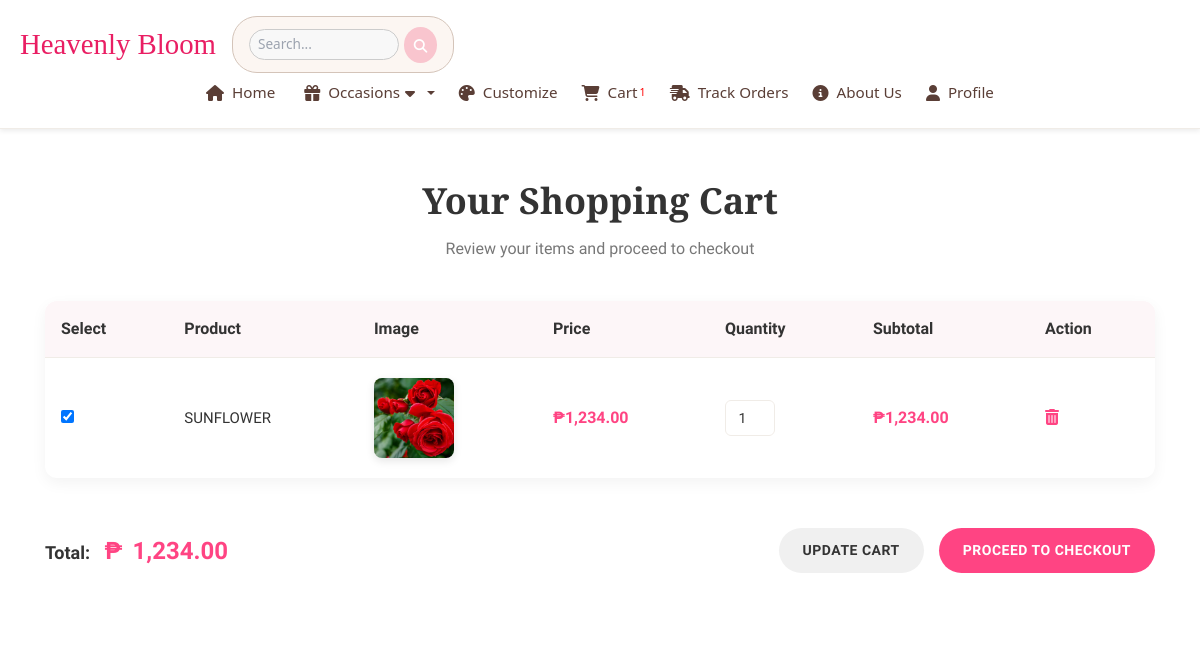
The app's page /cart.php (signed in) with its own data.
### tables this page shows
CREATE TABLE `cart` (
  `cart_id` int(11) NOT NULL,
  `user_id` int(11) NOT NULL,
  `product_id` int(11) NOT NULL,
  `product_name` varchar(255) NOT NULL,
  `product_price` decimal(10,2) NOT NULL,
  `product_image` varchar(255) DEFAULT NULL,
  `quantity` int(11) DEFAULT 1,
  `added_at` timestamp NOT NULL DEFAULT current_timestamp(),
  `is_customized` tinyint(1) DEFAULT 0,
  `ribbon_color_id` int(11) DEFAULT NULL,
  `ribbon_color_name` varchar(255) DEFAULT NULL,
  `ribbon_color_price` decimal(10,2) DEFAULT NULL,
  `wrapper_color_id` int(11) DEFAULT NULL,
  `wrapper_color_name` varchar(255) DEFAULT NULL,
  `wrapper_color_price` decimal(10,2) DEFAULT NULL,
  `customer_message` text DEFAULT NULL,
  `addons` longtext DEFAULT NULL CHECK (json_valid(`addons`))
);

### cart.php (the view, shortened to what this page needs)
<?php
include 'db_connection.php';
$userId = $_SESSION['user_id'];
$stmt = $conn->prepare("SELECT product_id, product_name, product_image, product_price, quantity, is_customized,
    ribbon_color_id, ribbon_color_name, ribbon_color_price,
    wrapper_color_id, wrapper_color_name, wrapper_color_price,
    customer_message, addons
    FROM cart
    WHERE user_id = ?
");
$stmt->bind_param("i", $userId);
$stmt->execute();
$result = $stmt->get_result();
$cartItems = [];
$total = 0;
while ($row = $result->fetch_assoc()) {
    $row['subtotal'] = $row['product_price'] * $row['quantity'];
    $total += $row['subtotal'];
    $cartItems[] = $row;
}
?>
<!DOCTYPE html>
<html lang="en">
<head>
    <link rel="stylesheet" href="https://cdnjs.cloudflare.com/ajax/libs/font-awesome/6.5.0/css/all.min.css">
    <link rel="stylesheet" type="text/css" href="assets/css/bootstrap.min.css">
    <link rel="stylesheet" type="text/css" href="assets/css/font-awesome.css">
    <link rel="stylesheet" href="assets/css/templatemo-softy-pinko.css">
    <link rel="stylesheet" href="home.css">
</head>
<body>
    <?php include 'navi.php'; ?>
    <section class="cart-section">
        <div class="cart-container">
            <div class="section-heading">
                <h2>Your Shopping Cart</h2>
                <p>Review your items and proceed to checkout</p>
            </div>
            <form method="POST" action="cart.php" id="cart-form">
                <?php if (empty($cartItems)): ?>
                    <div class="empty-cart">
                        <div class="empty-cart-icon">
                            <i class="fas fa-shopping-cart"></i>
                        </div>
                        <p class="empty-cart-message">Your cart is currently empty. Perhaps some beautiful blooms are calling your name?</p>
                        <a href="homepage.php" class="continue-shopping-btn">Continue Shopping</a>
                    </div>
                <?php else: ?>
                    <table class="cart-table">
                        <thead>
                            <tr>
                                <th>Select</th>
                                <th>Product</th>
                                <th>Image</th>
                                <th>Price</th>
                                <th>Quantity</th>
                                <th>Subtotal</th>
                                <th>Action</th>
                            </tr>
                        </thead>
                        <tbody>
                            <?php foreach ($cartItems as $item): ?>
                                <tr>
                                    <td data-label="Select">
                                        <input type="checkbox" name="selected_items[]" value="<?= $item['product_id'] ?>" checked>
                                    </td>
                                    <td data-label="Product">
                                        <div class="product-info">
                                            <div class="product-name"><?= htmlspecialchars($item['product_name']) ?></div>
                                        </div>
                                    </td>
                                    <td data-label="Image" class="product-image">
                                        <img src="uploads/<?= htmlspecialchars($item['product_image']) ?>" alt="<?= htmlspecialchars($item['product_name']) ?>">
                                    </td>
                                    <td data-label="Price" class="product-price">₱<?= number_format($item['product_price'], 2) ?></td>
                                    <td data-label="Quantity" class="product-quantity">
                                        <div class="quantity-input">
                                            <input type="number" name="quantities[<?= $item['product_id'] ?>]" value="<?= $item['quantity'] ?>" min="1">
                                        </div>
                                    </td>
                                    <td data-label="Subtotal" class="product-subtotal">₱<?= number_format($item['subtotal'], 2) ?></td>
                                    <td data-label="Action">
                                        <button type="button" class="remove-btn" onclick="removeItem(<?= $item['product_id'] ?>)">
                                            <i class="fas fa-trash-alt"></i>
                                        </button>
                                    </td>
                                </tr>
                            <?php endforeach; ?>
                        </tbody>
                    </table>
                    <div class="cart-actions">
                        <div class="cart-total">
                            Total: <span>₱<span id="selected-total"><?= number_format($total, 2) ?></span></span>
                        </div>
                        <div class="cart-buttons">
                            <button type="submit" name="update_cart" class="update-cart-btn">Update Cart</button>
                            <button type="button" class="checkout-btn" onclick="proceedToCheckout()">Proceed to Checkout</button>
                        </div>
                    </div>
                <?php endif; ?>
            </form>
        </div>
    </section>
</body>
</html>

### assets/css/templatemo-softy-pinko.css (style rules this page uses)
html, body, div, span, applet, object, iframe, h1, h2, h3, h4, h5, h6, p, blockquote, div pre, a, abbr, acronym, address, big, cite, code, del, dfn, em, font, img, ins, kbd, q, s, samp, small, strike, strong, sub, sup, tt, var, b, u, i, center, dl, dt, dd, ol, ul, li, figure, header, nav, section, article, aside, footer, figcaption { margin: 0; padding: 0; border: 0; outline: 0; }
header, nav, section, article, aside, footer, hgroup { display: block; }
* { box-sizing: border-box; }
html, body { font-family: "Raleway", sans-serif; font-weight: 400; background-color: #fff; font-size: 16px; -ms-text-size-adjust: 100%; -webkit-font-smoothing: antialiased; -moz-osx-font-smoothing: grayscale; }
h1, h2, h3, h4, h5, h6 { margin-top: 0px; margin-bottom: 0px; }
html, body { background: #fff; font-family: "Raleway", sans-serif; }

### home.css (style rules this page uses)
.product-price { @apply text-2xl font-bold text-pink-600 p-4; }

### cart.php (style rules this page uses)
body { font-family: 'Raleway', sans-serif; background-color: #fff; color: #636e72; margin: 0; padding: 0; }
.cart-section { padding: 50px 0; background-color: #fff; }
.cart-container { max-width: 1140px; margin: 0 auto; padding: 0 15px; }
.section-heading { margin-bottom: 40px; text-align: center; }
.section-heading h2 { font-family: 'Playfair Display', serif; font-size: 36px; color: #333; margin-bottom: 15px; font-weight: 600; }
.section-heading p { color: #777; font-size: 16px; }
.cart-table { width: 100%; background-color: #fff; border-radius: 12px; overflow: hidden; box-shadow: 0 5px 15px rgba(0, 0, 0, 0.05); margin-bottom: 30px; }
.cart-table thead { background-color: #fdf6f8; }
.cart-table th { padding: 16px; text-align: left; color: #333; font-weight: 600; border-bottom: 1px solid #f0ece7; }
.cart-table td { padding: 20px 16px; border-bottom: 1px solid #f0ece7; vertical-align: middle; }
.cart-table tr:last-child td { border-bottom: none; }
.product-image img { width: 80px; height: 80px; object-fit: cover; border-radius: 8px; box-shadow: 0 3px 8px rgba(0, 0, 0, 0.1); }
.product-name { font-weight: 500; color: #333; font-size: 15px; }
.product-price, .product-subtotal { font-weight: 600; color: #ff4483; }
.quantity-input { display: flex; align-items: center; max-width: 100px; }
.quantity-input input { width: 50px; height: 36px; border: 1px solid #f0ece7; border-radius: 6px; text-align: center; font-size: 14px; color: #333; padding: 0 5px; }
.remove-btn { background-color: transparent; color: #ff4483; border: none; cursor: pointer; font-size: 16px; transition: all 0.3s ease; }
.cart-actions { display: flex; justify-content: space-between; align-items: center; flex-wrap: wrap; padding: 20px 0; }
.cart-total { font-size: 18px; color: #333; font-weight: 600; }
.cart-total span { color: #ff4483; font-size: 24px; margin-left: 10px; }
.cart-buttons { display: flex; gap: 15px; }
.update-cart-btn, .checkout-btn { padding: 12px 24px; border-radius: 30px; font-weight: 600; font-size: 14px; text-transform: uppercase; letter-spacing: 0.5px; cursor: pointer; transition: all 0.3s ease; border: none; }
.update-cart-btn { background-color: #f0f0f0; color: #333; }
.checkout-btn { background-color: #ff4483; color: white; }

### navi.php (style rules this page uses)
* { margin: 0; padding: 0; box-sizing: border-box; }

### records on screen
cart: product_name "SUNFLOWER", product_image (picture), product_price "1,234.00", quantity "1", subtotal "1,234.00"

### other values on screen
$cartCount "1"
$total "1,234.00"
